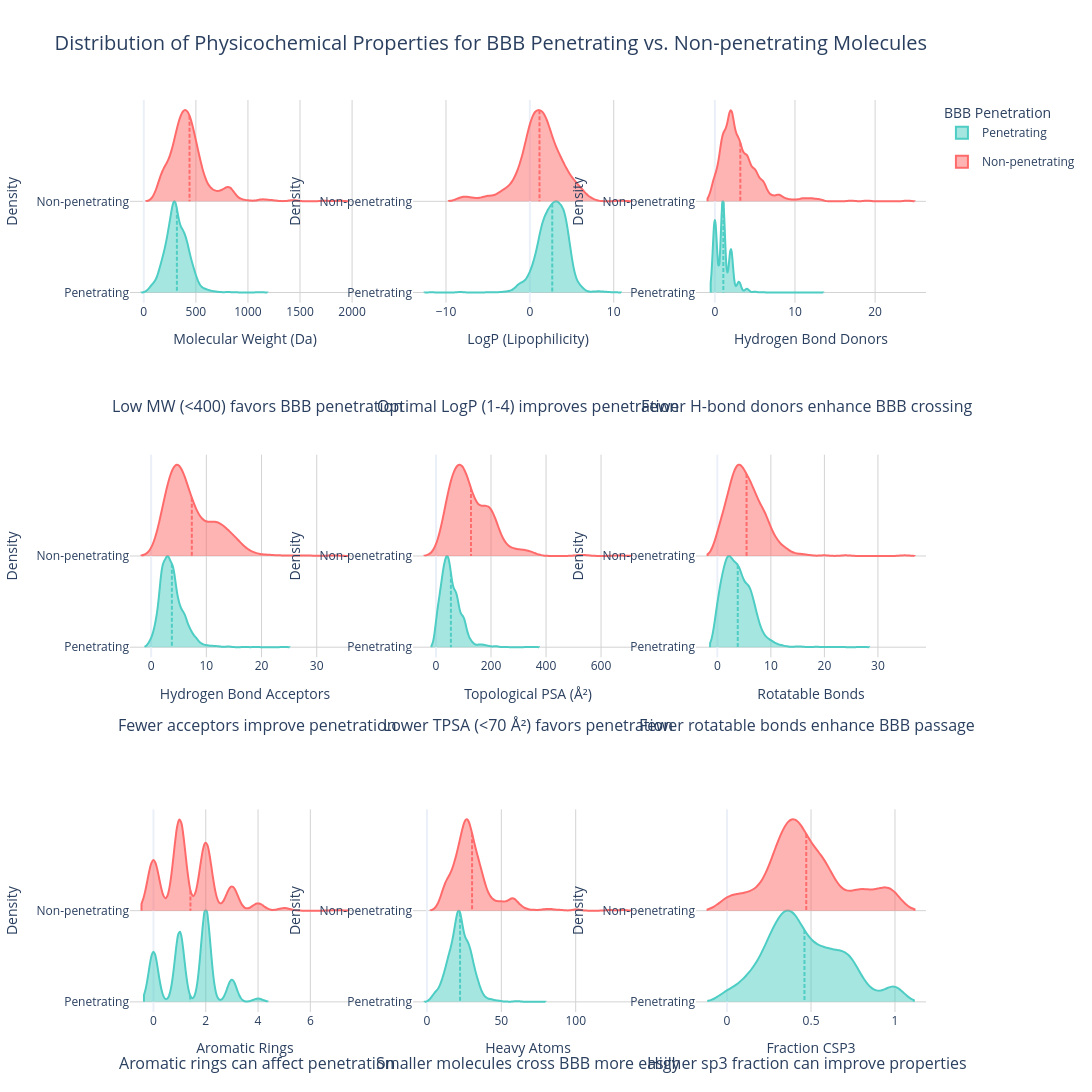
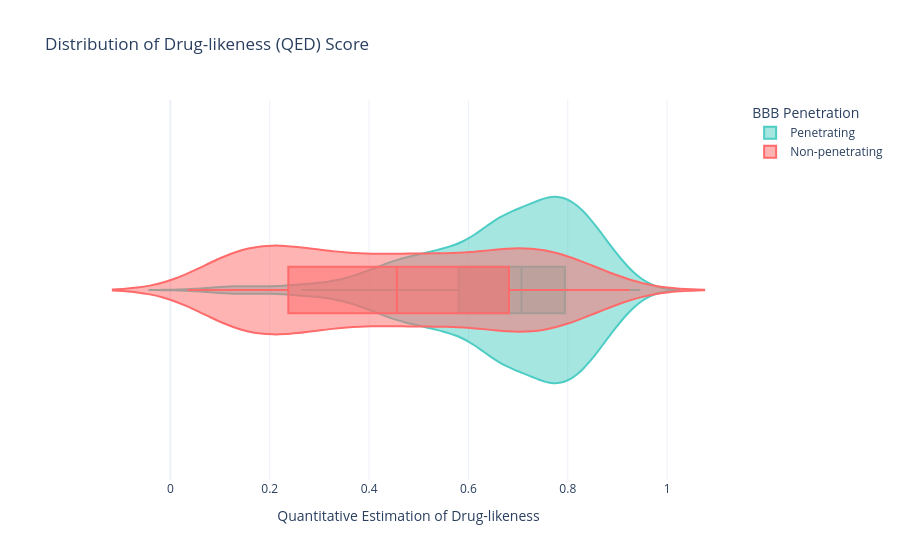

Source (notebook cell) for these figures, in order:
### Markdown cell above
### 3) Plot the distribution of interpretable physicochemical properties like molecular weight, LogP, molecular_volume, number of rotable bonds and others in the dataset and discuss how these properties are distributed between the two classes. Is there any property that is able to distinguish active (permeable) against non-active (non-permeable) molecules? Discuss the results.

### Code cell
from rdkit.Chem import Descriptors, Lipinski, MolSurf

# Calculate and analyze physicochemical properties

# Function to calculate molecular properties
def calculate_properties(mol):
    if mol is None:
        return None
    
    properties = {
        'MW': Descriptors.MolWt(mol),
        'LogP': Descriptors.MolLogP(mol),
        'HBD': Descriptors.NumHDonors(mol),
        'HBA': Descriptors.NumHAcceptors(mol),
        'TPSA': MolSurf.TPSA(mol),
        'Rotatable_Bonds': Descriptors.NumRotatableBonds(mol),
        'Aromatic_Rings': Descriptors.NumAromaticRings(mol),
        'Heavy_Atoms': mol.GetNumHeavyAtoms(),
        'Fraction_CSP3': Descriptors.FractionCSP3(mol),  # Fraction of SP3 carbons
        'QED': Descriptors.qed(mol)  # Drug-likeness score
    }
    return properties

# Calculate properties for all molecules
print("Calculating molecular properties...")
properties_list = []
for i, mol in enumerate(mols):
    props = calculate_properties(mol)
    if props is not None:
        props['p_np'] = df['p_np'].iloc[valid_indices[i]]
        properties_list.append(props)

# Create dataframe with properties
prop_df = pd.DataFrame(properties_list)

# Add class labels for easier plotting
prop_df['Class'] = prop_df['p_np'].map({1: 'Penetrating', 0: 'Non-penetrating'})

# Create subplots with 3x3 grid for main properties
fig = make_subplots(rows=3, cols=3, 
                   subplot_titles=('Molecular Weight', 'LogP', 'Hydrogen Bond Donors', 
                                  'Hydrogen Bond Acceptors', 'Topological PSA', 'Rotatable Bonds',
                                  'Aromatic Rings', 'Heavy Atoms', 'Fraction CSP3'))

# Define properties to plot and their positions
properties = [
    {'name': 'MW', 'row': 1, 'col': 1, 'title': 'Molecular Weight (Da)'},
    {'name': 'LogP', 'row': 1, 'col': 2, 'title': 'LogP (Lipophilicity)'},
    {'name': 'HBD', 'row': 1, 'col': 3, 'title': 'Hydrogen Bond Donors'},
    {'name': 'HBA', 'row': 2, 'col': 1, 'title': 'Hydrogen Bond Acceptors'},
    {'name': 'TPSA', 'row': 2, 'col': 2, 'title': 'Topological PSA (Å²)'},
    {'name': 'Rotatable_Bonds', 'row': 2, 'col': 3, 'title': 'Rotatable Bonds'},
    {'name': 'Aromatic_Rings', 'row': 3, 'col': 1, 'title': 'Aromatic Rings'},
    {'name': 'Heavy_Atoms', 'row': 3, 'col': 2, 'title': 'Heavy Atoms'},
    {'name': 'Fraction_CSP3', 'row': 3, 'col': 3, 'title': 'Fraction CSP3'}
]

# Colors for the two classes
colors = {'Penetrating': '#4ECDC4', 'Non-penetrating': '#FF6B6B'}

# Add density plots for each property
for prop in properties:
    for cls in ['Penetrating', 'Non-penetrating']:
        data = prop_df[prop_df['Class'] == cls][prop['name']]
        
        fig.add_trace(
            go.Violin(
                x=data,
                name=cls,
                line_color=colors[cls],
                side='positive',
                meanline_visible=True,
                showlegend=True if (prop['row'] == 1 and prop['col'] == 1) else False,
                legendgroup=cls,
                scalemode='width',
                width=2,
                points=False
            ),
            row=prop['row'], col=prop['col']
        )

# Update layout for larger plots and better appearance
fig.update_layout(
    height=1200,  # Increased height
    width=1500,   # Increased width
    title_text="Distribution of Physicochemical Properties for BBB Penetrating vs. Non-penetrating Molecules",
    title_font_size=20,
    legend_title="BBB Penetration",
    template="plotly_white",
    violinmode='overlay'  # This ensures violins are overlaid rather than side by side
)

# Add annotations explaining the significance of each property, now positioned below each subplot
annotations = [
    dict(x=0.16, y=0.65, text="Low MW (<400) favors BBB penetration", showarrow=False, xref="paper", yref="paper"),
    dict(x=0.5, y=0.65, text="Optimal LogP (1-4) improves penetration", showarrow=False, xref="paper", yref="paper"),
    dict(x=0.85, y=0.65, text="Fewer H-bond donors enhance BBB crossing", showarrow=False, xref="paper", yref="paper"),
    dict(x=0.16, y=0.30, text="Fewer acceptors improve penetration", showarrow=False, xref="paper", yref="paper"),
    dict(x=0.5, y=0.30, text="Lower TPSA (<70 Å²) favors penetration", showarrow=False, xref="paper", yref="paper"),
    dict(x=0.85, y=0.30, text="Fewer rotatable bonds enhance BBB passage", showarrow=False, xref="paper", yref="paper"),
    dict(x=0.16, y=-0.07, text="Aromatic rings can affect penetration", showarrow=False, xref="paper", yref="paper"),
    dict(x=0.5, y=-0.07, text="Smaller molecules cross BBB more easily", showarrow=False, xref="paper", yref="paper"),
    dict(x=0.85, y=-0.07, text="Higher sp3 fraction can improve properties", showarrow=False, xref="paper", yref="paper")
]

fig.update_layout(annotations=annotations)

# Update axes for better appearance
fig.update_xaxes(showgrid=True, gridwidth=1, gridcolor='LightGray')
fig.update_yaxes(showgrid=True, gridwidth=1, gridcolor='LightGray')

for prop in properties:
    fig.update_yaxes(title_text="Density", row=prop['row'], col=prop['col'])
    fig.update_xaxes(title_text=prop['title'], row=prop['row'], col=prop['col'])

# Add a QED plot separately
fig_qed = px.violin(prop_df, x="QED", color="Class", 
                    box=True, points=False,
                    color_discrete_map=colors,
                    labels={"QED": "Quantitative Estimation of Drug-likeness"},
                    title="Distribution of Drug-likeness (QED) Score")

fig_qed.update_layout(template="plotly_white", legend_title="BBB Penetration", violinmode='overlay')

# Show the plots
fig.show()
fig_qed.show()

# Statistical analysis to determine whether properties can distinguish between classes
print("\nStatistical Summary of Properties by Class:")
penetrating = prop_df[prop_df['Class'] == 'Penetrating']
non_penetrating = prop_df[prop_df['Class'] == 'Non-penetrating']

summary_stats = pd.DataFrame({
    'Property': [p['name'] for p in properties] + ['QED'],
    'Penetrating_Mean': [penetrating[p['name']].mean() for p in properties] + [penetrating['QED'].mean()],
    'Non_Penetrating_Mean': [non_penetrating[p['name']].mean() for p in properties] + [non_penetrating['QED'].mean()],
    'Difference': [penetrating[p['name']].mean() - non_penetrating[p['name']].mean() for p in properties] + 
                  [penetrating['QED'].mean() - non_penetrating['QED'].mean()],
    'Percent_Difference': [100 * (penetrating[p['name']].mean() - non_penetrating[p['name']].mean()) / 
                          non_penetrating[p['name']].mean() for p in properties] + 
                          [100 * (penetrating['QED'].mean() - non_penetrating['QED'].mean()) / 
                           non_penetrating['QED'].mean()]
})

print(summary_stats.sort_values(by='Percent_Difference', ascending=False).round(3))

### Figure 1 — Plotly figure (JSON) as saved in the notebook; plotly's stock layout.template omitted (floating-point values rounded to 4 significant figures; data arrays with more than 128 entries replaced by an {"elided": "..."} marker saying what was removed)
{"data": [{"legendgroup": "Penetrating", "line": {"color": "#4ECDC4"}, "meanline": {"visible": true}, "name": "Penetrating", "points": false, "scalemode": "width", "showlegend": true, "side": "positive", "type": "violin", "width": 2, "x": {"elided": "1501 float values"}, "xaxis": "x", "yaxis": "y"}, {"legendgroup": "Non-penetrating", "line": {"color": "#FF6B6B"}, "meanline": {"visible": true}, "name": "Non-penetrating", "points": false, "scalemode": "width", "showlegend": true, "side": "positive", "type": "violin", "width": 2, "x": {"elided": "474 float values"}, "xaxis": "x", "yaxis": "y"}, {"legendgroup": "Penetrating", "line": {"color": "#4ECDC4"}, "meanline": {"visible": true}, "name": "Penetrating", "points": false, "scalemode": "width", "showlegend": false, "side": "positive", "type": "violin", "width": 2, "x": {"elided": "1501 float values"}, "xaxis": "x2", "yaxis": "y2"}, {"legendgroup": "Non-penetrating", "line": {"color": "#FF6B6B"}, "meanline": {"visible": true}, "name": "Non-penetrating", "points": false, "scalemode": "width", "showlegend": false, "side": "positive", "type": "violin", "width": 2, "x": {"elided": "474 float values"}, "xaxis": "x2", "yaxis": "y2"}, {"legendgroup": "Penetrating", "line": {"color": "#4ECDC4"}, "meanline": {"visible": true}, "name": "Penetrating", "points": false, "scalemode": "width", "showlegend": false, "side": "positive", "type": "violin", "width": 2, "x": {"elided": "1501 int values"}, "xaxis": "x3", "yaxis": "y3"}, {"legendgroup": "Non-penetrating", "line": {"color": "#FF6B6B"}, "meanline": {"visible": true}, "name": "Non-penetrating", "points": false, "scalemode": "width", "showlegend": false, "side": "positive", "type": "violin", "width": 2, "x": {"elided": "474 int values"}, "xaxis": "x3", "yaxis": "y3"}, {"legendgroup": "Penetrating", "line": {"color": "#4ECDC4"}, "meanline": {"visible": true}, "name": "Penetrating", "points": false, "scalemode": "width", "showlegend": false, "side": "positive", "type": "violin", "width": 2, "x": {"elided": "1501 int values"}, "xaxis": "x4", "yaxis": "y4"}, {"legendgroup": "Non-penetrating", "line": {"color": "#FF6B6B"}, "meanline": {"visible": true}, "name": "Non-penetrating", "points": false, "scalemode": "width", "showlegend": false, "side": "positive", "type": "violin", "width": 2, "x": {"elided": "474 int values"}, "xaxis": "x4", "yaxis": "y4"}, {"legendgroup": "Penetrating", "line": {"color": "#4ECDC4"}, "meanline": {"visible": true}, "name": "Penetrating", "points": false, "scalemode": "width", "showlegend": false, "side": "positive", "type": "violin", "width": 2, "x": {"elided": "1501 float values"}, "xaxis": "x5", "yaxis": "y5"}, {"legendgroup": "Non-penetrating", "line": {"color": "#FF6B6B"}, "meanline": {"visible": true}, "name": "Non-penetrating", "points": false, "scalemode": "width", "showlegend": false, "side": "positive", "type": "violin", "width": 2, "x": {"elided": "474 float values"}, "xaxis": "x5", "yaxis": "y5"}, {"legendgroup": "Penetrating", "line": {"color": "#4ECDC4"}, "meanline": {"visible": true}, "name": "Penetrating", "points": false, "scalemode": "width", "showlegend": false, "side": "positive", "type": "violin", "width": 2, "x": {"elided": "1501 int values"}, "xaxis": "x6", "yaxis": "y6"}, {"legendgroup": "Non-penetrating", "line": {"color": "#FF6B6B"}, "meanline": {"visible": true}, "name": "Non-penetrating", "points": false, "scalemode": "width", "showlegend": false, "side": "positive", "type": "violin", "width": 2, "x": {"elided": "474 int values"}, "xaxis": "x6", "yaxis": "y6"}, {"legendgroup": "Penetrating", "line": {"color": "#4ECDC4"}, "meanline": {"visible": true}, "name": "Penetrating", "points": false, "scalemode": "width", "showlegend": false, "side": "positive", "type": "violin", "width": 2, "x": {"elided": "1501 int values"}, "xaxis": "x7", "yaxis": "y7"}, {"legendgroup": "Non-penetrating", "line": {"color": "#FF6B6B"}, "meanline": {"visible": true}, "name": "Non-penetrating", "points": false, "scalemode": "width", "showlegend": false, "side": "positive", "type": "violin", "width": 2, "x": {"elided": "474 int values"}, "xaxis": "x7", "yaxis": "y7"}, {"legendgroup": "Penetrating", "line": {"color": "#4ECDC4"}, "meanline": {"visible": true}, "name": "Penetrating", "points": false, "scalemode": "width", "showlegend": false, "side": "positive", "type": "violin", "width": 2, "x": {"elided": "1501 int values"}, "xaxis": "x8", "yaxis": "y8"}, {"legendgroup": "Non-penetrating", "line": {"color": "#FF6B6B"}, "meanline": {"visible": true}, "name": "Non-penetrating", "points": false, "scalemode": "width", "showlegend": false, "side": "positive", "type": "violin", "width": 2, "x": {"elided": "474 int values"}, "xaxis": "x8", "yaxis": "y8"}, {"legendgroup": "Penetrating", "line": {"color": "#4ECDC4"}, "meanline": {"visible": true}, "name": "Penetrating", "points": false, "scalemode": "width", "showlegend": false, "side": "positive", "type": "violin", "width": 2, "x": {"elided": "1501 float values"}, "xaxis": "x9", "yaxis": "y9"}, {"legendgroup": "Non-penetrating", "line": {"color": "#FF6B6B"}, "meanline": {"visible": true}, "name": "Non-penetrating", "points": false, "scalemode": "width", "showlegend": false, "side": "positive", "type": "violin", "width": 2, "x": {"elided": "474 float values"}, "xaxis": "x9", "yaxis": "y9"}], "layout": {"annotations": [{"font": {"size": 16}, "showarrow": false, "text": "Low MW (<400) favors BBB penetration", "x": 0.16, "xanchor": "center", "xref": "paper", "y": 0.65, "yanchor": "bottom", "yref": "paper"}, {"font": {"size": 16}, "showarrow": false, "text": "Optimal LogP (1-4) improves penetration", "x": 0.5, "xanchor": "center", "xref": "paper", "y": 0.65, "yanchor": "bottom", "yref": "paper"}, {"font": {"size": 16}, "showarrow": false, "text": "Fewer H-bond donors enhance BBB crossing", "x": 0.85, "xanchor": "center", "xref": "paper", "y": 0.65, "yanchor": "bottom", "yref": "paper"}, {"font": {"size": 16}, "showarrow": false, "text": "Fewer acceptors improve penetration", "x": 0.16, "xanchor": "center", "xref": "paper", "y": 0.3, "yanchor": "bottom", "yref": "paper"}, {"font": {"size": 16}, "showarrow": false, "text": "Lower TPSA (<70 Å²) favors penetration", "x": 0.5, "xanchor": "center", "xref": "paper", "y": 0.3, "yanchor": "bottom", "yref": "paper"}, {"font": {"size": 16}, "showarrow": false, "text": "Fewer rotatable bonds enhance BBB passage", "x": 0.85, "xanchor": "center", "xref": "paper", "y": 0.3, "yanchor": "bottom", "yref": "paper"}, {"font": {"size": 16}, "showarrow": false, "text": "Aromatic rings can affect penetration", "x": 0.16, "xanchor": "center", "xref": "paper", "y": -0.07, "yanchor": "bottom", "yref": "paper"}, {"font": {"size": 16}, "showarrow": false, "text": "Smaller molecules cross BBB more easily", "x": 0.5, "xanchor": "center", "xref": "paper", "y": -0.07, "yanchor": "bottom", "yref": "paper"}, {"font": {"size": 16}, "showarrow": false, "text": "Higher sp3 fraction can improve properties", "x": 0.85, "xanchor": "center", "xref": "paper", "y": -0.07, "yanchor": "bottom", "yref": "paper"}], "height": 1200, "legend": {"title": {"text": "BBB Penetration"}}, "title": {"font": {"size": 20}, "text": "Distribution of Physicochemical Properties for BBB Penetrating vs. Non-penetrating Molecules"}, "violinmode": "overlay", "width": 1500, "xaxis": {"anchor": "y", "domain": [0, 0.2889], "gridcolor": "LightGray", "gridwidth": 1, "showgrid": true, "title": {"text": "Molecular Weight (Da)"}}, "xaxis2": {"anchor": "y2", "domain": [0.3556, 0.6444], "gridcolor": "LightGray", "gridwidth": 1, "showgrid": true, "title": {"text": "LogP (Lipophilicity)"}}, "xaxis3": {"anchor": "y3", "domain": [0.7111, 1], "gridcolor": "LightGray", "gridwidth": 1, "showgrid": true, "title": {"text": "Hydrogen Bond Donors"}}, "xaxis4": {"anchor": "y4", "domain": [0, 0.2889], "gridcolor": "LightGray", "gridwidth": 1, "showgrid": true, "title": {"text": "Hydrogen Bond Acceptors"}}, "xaxis5": {"anchor": "y5", "domain": [0.3556, 0.6444], "gridcolor": "LightGray", "gridwidth": 1, "showgrid": true, "title": {"text": "Topological PSA (Å²)"}}, "xaxis6": {"anchor": "y6", "domain": [0.7111, 1], "gridcolor": "LightGray", "gridwidth": 1, "showgrid": true, "title": {"text": "Rotatable Bonds"}}, "xaxis7": {"anchor": "y7", "domain": [0, 0.2889], "gridcolor": "LightGray", "gridwidth": 1, "showgrid": true, "title": {"text": "Aromatic Rings"}}, "xaxis8": {"anchor": "y8", "domain": [0.3556, 0.6444], "gridcolor": "LightGray", "gridwidth": 1, "showgrid": true, "title": {"text": "Heavy Atoms"}}, "xaxis9": {"anchor": "y9", "domain": [0.7111, 1], "gridcolor": "LightGray", "gridwidth": 1, "showgrid": true, "title": {"text": "Fraction CSP3"}}, "yaxis": {"anchor": "x", "domain": [0.7778, 1], "gridcolor": "LightGray", "gridwidth": 1, "showgrid": true, "title": {"text": "Density"}}, "yaxis2": {"anchor": "x2", "domain": [0.7778, 1], "gridcolor": "LightGray", "gridwidth": 1, "showgrid": true, "title": {"text": "Density"}}, "yaxis3": {"anchor": "x3", "domain": [0.7778, 1], "gridcolor": "LightGray", "gridwidth": 1, "showgrid": true, "title": {"text": "Density"}}, "yaxis4": {"anchor": "x4", "domain": [0.3889, 0.6111], "gridcolor": "LightGray", "gridwidth": 1, "showgrid": true, "title": {"text": "Density"}}, "yaxis5": {"anchor": "x5", "domain": [0.3889, 0.6111], "gridcolor": "LightGray", "gridwidth": 1, "showgrid": true, "title": {"text": "Density"}}, "yaxis6": {"anchor": "x6", "domain": [0.3889, 0.6111], "gridcolor": "LightGray", "gridwidth": 1, "showgrid": true, "title": {"text": "Density"}}, "yaxis7": {"anchor": "x7", "domain": [0, 0.2222], "gridcolor": "LightGray", "gridwidth": 1, "showgrid": true, "title": {"text": "Density"}}, "yaxis8": {"anchor": "x8", "domain": [0, 0.2222], "gridcolor": "LightGray", "gridwidth": 1, "showgrid": true, "title": {"text": "Density"}}, "yaxis9": {"anchor": "x9", "domain": [0, 0.2222], "gridcolor": "LightGray", "gridwidth": 1, "showgrid": true, "title": {"text": "Density"}}}}

### Figure 2 — Plotly figure (JSON) as saved in the notebook; plotly's stock layout.template omitted (floating-point values rounded to 4 significant figures; data arrays with more than 128 entries replaced by an {"elided": "..."} marker saying what was removed)
{"data": [{"alignmentgroup": "True", "box": {"visible": true}, "hovertemplate": "Class=Penetrating<br>Quantitative Estimation of Drug-likeness=%{x}<extra></extra>", "legendgroup": "Penetrating", "marker": {"color": "#4ECDC4"}, "name": "Penetrating", "offsetgroup": "Penetrating", "orientation": "h", "points": false, "scalegroup": "True", "showlegend": true, "type": "violin", "x": {"elided": "1501 float values"}, "x0": " ", "xaxis": "x", "y0": " ", "yaxis": "y"}, {"alignmentgroup": "True", "box": {"visible": true}, "hovertemplate": "Class=Non-penetrating<br>Quantitative Estimation of Drug-likeness=%{x}<extra></extra>", "legendgroup": "Non-penetrating", "marker": {"color": "#FF6B6B"}, "name": "Non-penetrating", "offsetgroup": "Non-penetrating", "orientation": "h", "points": false, "scalegroup": "True", "showlegend": true, "type": "violin", "x": {"elided": "474 float values"}, "x0": " ", "xaxis": "x", "y0": " ", "yaxis": "y"}], "layout": {"legend": {"title": {"text": "BBB Penetration"}, "tracegroupgap": 0}, "title": {"text": "Distribution of Drug-likeness (QED) Score"}, "violinmode": "overlay", "xaxis": {"anchor": "y", "domain": [0, 1], "title": {"text": "Quantitative Estimation of Drug-likeness"}}, "yaxis": {"anchor": "x", "domain": [0, 1]}}}
